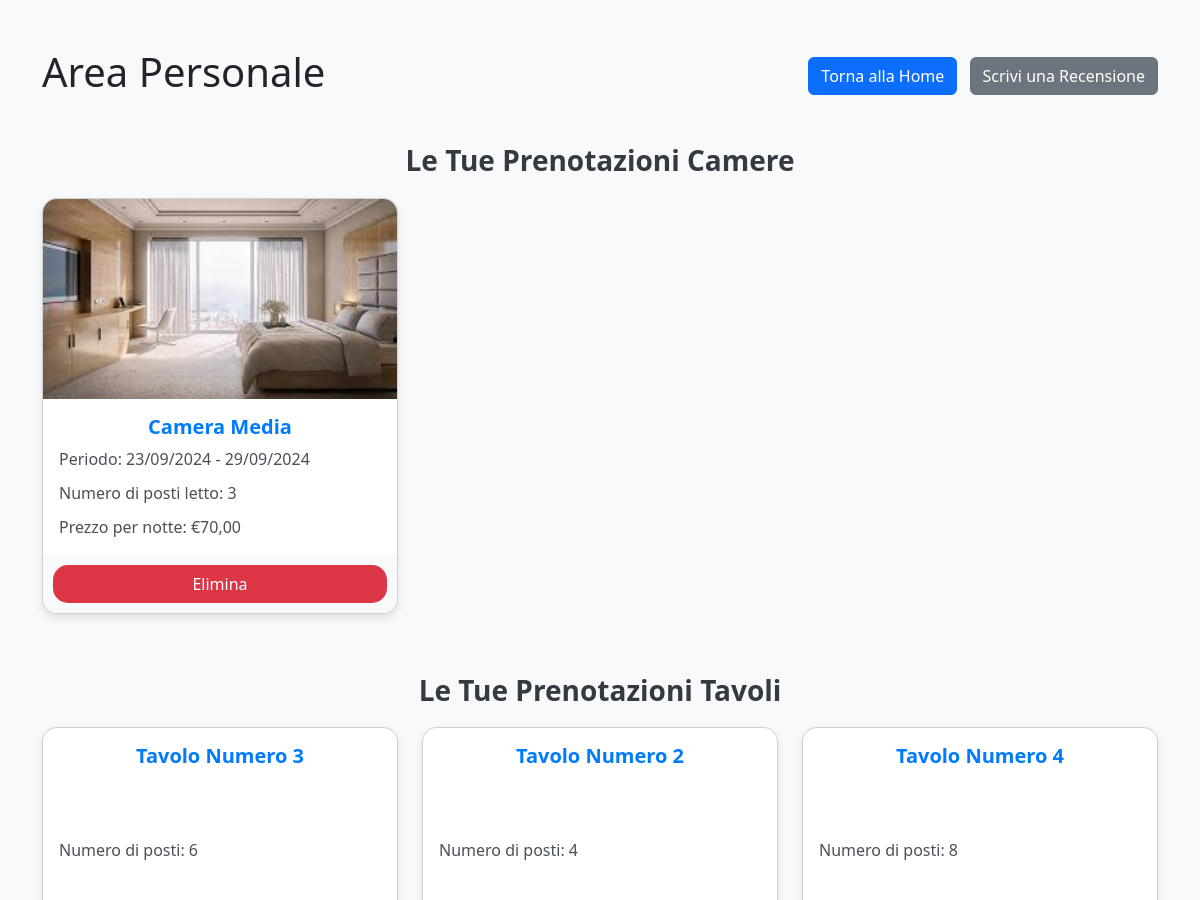
Before: /core/area_personale (signed in, upper part) with the older database file.
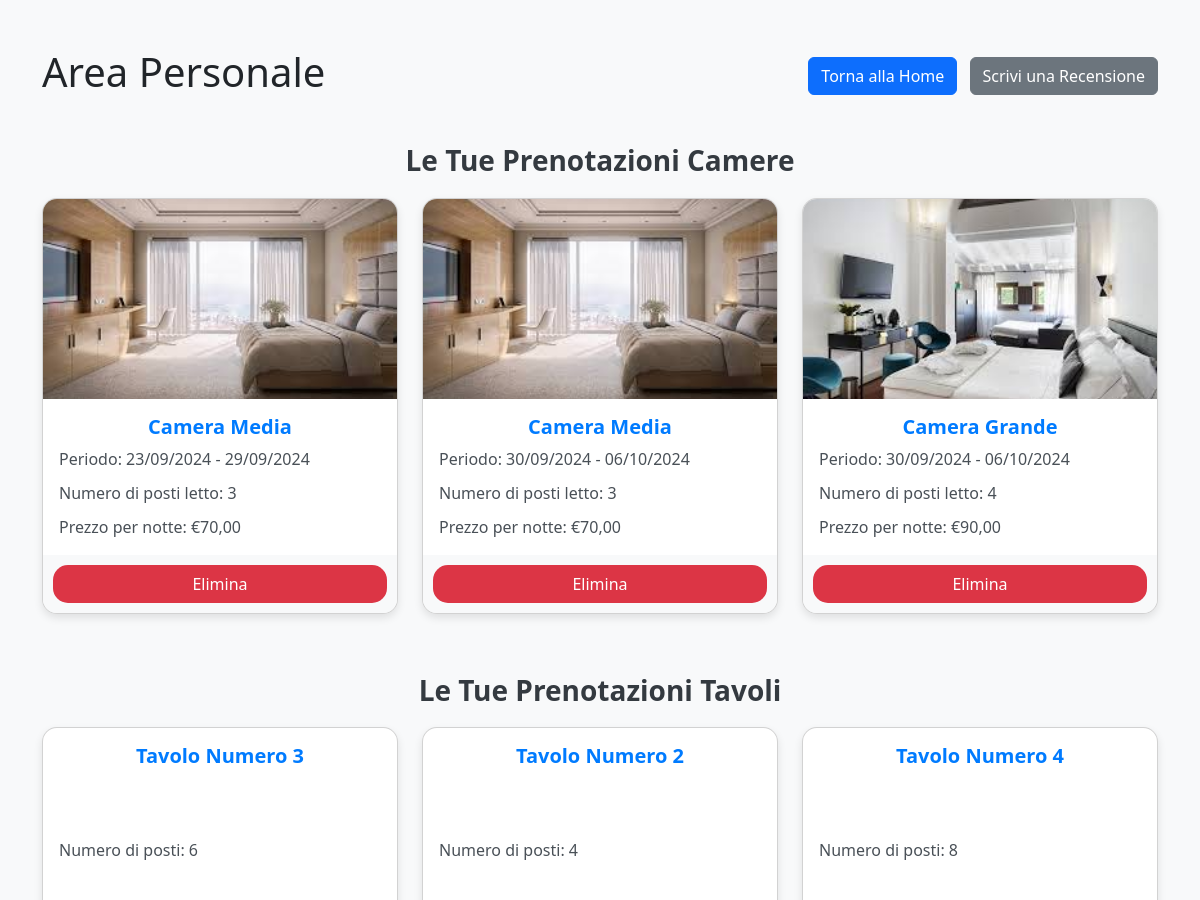
After: the same page with the newer database file.
### core/models.py (models this page shows, shortened)
class RoomBooking(models.Model):
    user = models.ForeignKey(User, on_delete=models.CASCADE, null=True, blank=True)
    camera = models.ForeignKey(Camera, on_delete=models.CASCADE)  # Associazione corretta alla classe Camera
    start_date = models.DateField()
    end_date = models.DateField()
    numero_telefono = models.CharField(max_length=15)
    email = models.EmailField()
    note = models.TextField(blank=True)
    created_at = models.DateTimeField(auto_now_add=True)
    class Meta:
        verbose_name = "Prenotazione Camera"
        verbose_name_plural = "Prenotazioni Camere"
        ordering = ['start_date']

class Camera(models.Model):
    SMALL = 'small'
    MEDIUM = 'medium'
    LARGE = 'large'
    ROOM_SIZE_CHOICES = [
        (SMALL, 'Piccola'),
        (MEDIUM, 'Media'),
        (LARGE, 'Grande'),
    ]
    tipo = models.CharField(max_length=10, choices=ROOM_SIZE_CHOICES)
    camere_totali = models.IntegerField(default=0)  # Numero totale di camere di questo tipo
    nome = models.CharField(max_length=50)
    numero_posti_letto = models.IntegerField(default=1)
    prezzo_per_notte = models.DecimalField(max_digits=10, decimal_places=2)  # Prezzo per notte
    descrizione = models.TextField(blank=True)
    MY_CONSTANT = "camere/"
    immagine1 = models.ImageField(upload_to= MY_CONSTANT, blank=True, null=True)
    immagine2 = models.ImageField(upload_to= MY_CONSTANT, blank=True, null=True)
    immagine3 = models.ImageField(upload_to= MY_CONSTANT, blank=True, null=True)
    class Meta:
        verbose_name = "Camera"
        verbose_name_plural = "Camere"

class TavoloBooking(models.Model):
    user = models.ForeignKey(User, on_delete=models.CASCADE)
    tavolo = models.ForeignKey(Tavolo, on_delete=models.CASCADE)
    data = models.DateField()
    orario_arrivo = models.TimeField()
    tipo_pasto = models.CharField(choices=[('pranzo', 'Pranzo'), ('cena', 'Cena')], max_length=15)
    numero_persone = models.IntegerField()
    numero_telefono = models.CharField(max_length=15)
    email = models.EmailField(max_length=254)
    note = models.TextField(blank=True)
    class Meta:
        verbose_name = "Prenotazione Tavolo"
        verbose_name_plural = "Prenotazioni Tavoli"
        ordering = ['data']  # Ordina le prenotazioni per data in modo crescente

class Tavolo(models.Model):
    numero = models.IntegerField(unique=True)
    posti = models.IntegerField()
    class Meta:
        verbose_name = "Tavolo"
        verbose_name_plural = "Tavoli"

### core/views.py (the view)
# urls.py: path('area_personale',views.area_personale, name='area_personale'),
@login_required
def area_personale(request):
    prenotazioni_camere = RoomBooking.objects.filter(user=request.user)
    prenotazioni_tavoli = TavoloBooking.objects.filter(user=request.user)
    recensioni = Recensione.objects.filter(user=request.user)
    context = {
        'prenotazioni_camere': prenotazioni_camere,
        'prenotazioni_tavoli': prenotazioni_tavoli,
        'recensioni': recensioni,
    }
    return render(request, 'core/area_personale.html', context)

### core/templates/core/area_personale.html (shortened to what this page needs)
<!doctype html>
<html lang="it">
  <head>
    <link href="https://cdn.jsdelivr.net/npm/bootstrap@5.3.3/dist/css/bootstrap.min.css" rel="stylesheet">
  </head>
  <body>
    <div class="container my-5">
      <div class="d-flex justify-content-between align-items-center mb-4">
        <h1 class="text-center">Area Personale</h1>
        <div>
          <a href="{% url 'core_home' %}" class="btn btn-primary me-2">Torna alla Home</a>
          <a href="{% url 'aggiungi_recensione' %}" class="btn btn-secondary">Scrivi una Recensione</a>
        </div>
      </div>
      <h2 class="section-title">Le Tue Prenotazioni Camere</h2>
      <div class="row">
        {% for prenotazione in prenotazioni_camere %}
          <div class="col-md-4">
            <div class="card">
              <img src="{{ prenotazione.camera.immagine1.url }}" class="card-img-top" alt="Immagine camera">
              <div class="card-body">
                <h5 class="card-title">{{ prenotazione.camera.nome }}</h5>
                <p class="card-text">Periodo: {{ prenotazione.start_date|date:"d/m/Y" }} - {{ prenotazione.end_date|date:"d/m/Y" }}</p>
                <p class="card-text">Numero di posti letto: {{ prenotazione.camera.numero_posti_letto }}</p>
                <p class="card-text">Prezzo per notte: €{{ prenotazione.camera.prezzo_per_notte }}</p>
              </div>
              <div class="card-footer">
                <form method="POST" action="{% url 'elimina_prenotazione_camera' prenotazione.id %}">
                  <button type="submit" class="btn delete-btn" onclick="return confirm('Sei sicuro di voler eliminare questa prenotazione?');">Elimina</button>
                </form>
              </div>
            </div>
          </div>
        {% endfor %}
      </div>
      <h2 class="section-title">Le Tue Prenotazioni Tavoli</h2>
      <div class="row">
        {% for prenotazione in prenotazioni_tavoli %}
          <div class="col-md-4">
            <div class="card">
              <div class="card-body">
                <h5 class="card-title">Tavolo Numero {{ prenotazione.tavolo.numero }}</h5>
                <p class="card-text">Numero di posti: {{ prenotazione.tavolo.posti }}</p>
              </div>
            </div>
          </div>
        {% endfor %}
      </div>
    </div>
  </body>
</html>

### core/templates/core/area_personale.html (style rules this page uses)
body { background-color: #f8f9fa; }
.section-title { margin-top: 40px; margin-bottom: 20px; font-size: 1.75rem; font-weight: bold; text-align: center; color: #343a40; }
.card { margin-bottom: 20px; border-radius: 15px; box-shadow: 0 4px 8px rgba(0, 0, 0, 0.1); overflow: hidden; display: flex; flex-direction: column; justify-content: space-between; min-height: 400px; }
.card img { height: 200px; object-fit: cover; }
.card-body { flex-grow: 1; display: flex; flex-direction: column; justify-content: space-between; }
.card-title { font-size: 1.25rem; font-weight: bold; color: #007bff; text-align: center; }
.card-text { font-size: 1rem; color: #495057; margin-bottom: 10px; }
.card-footer { text-align: center; background-color: #f8f9fa; border-top: none; padding: 10px; }
.delete-btn { background-color: #dc3545; color: white; width: 100%; border-radius: 15px; transition: background-color 0.3s ease; }

Changed rows visible on the page:
added RoomBooking: camera.immagine1 (picture), camera.nome "Camera Media", start_date "30/09/2024", end_date "06/10/2024", camera.numero_posti_letto "3", camera.prezzo_per_notte "70,00"
added RoomBooking: camera.immagine1 (picture), camera.nome "Camera Grande", start_date "30/09/2024", end_date "06/10/2024", camera.numero_posti_letto "4", camera.prezzo_per_notte "90,00"
